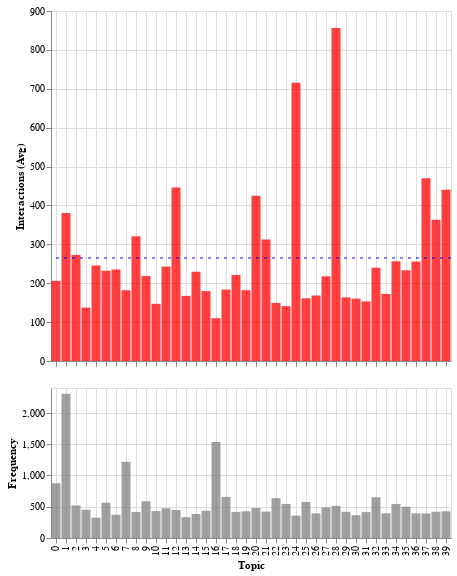

Source (notebook cell):
### Code cell
grouped.columns = ["count", "sum", "mean"]

freq_p = alt.Chart(grouped.reset_index()).mark_bar().encode(
    alt.X("topic:O", title="Topic", axis=alt.Axis(grid=True)),
    alt.Y("count:Q", title="Frequency"),
    color=alt.value("grey"),
    opacity=alt.value(0.75)
).properties(
    height=150
)

mean_p = alt.Chart(grouped.reset_index()).mark_bar().encode(
    alt.X("topic:O", title="", axis=alt.Axis(labels=False, grid=True)),
    alt.Y("mean:Q", title="Interactions (Avg)"),
    color=alt.value("red"),
    opacity=alt.value(0.75),
).properties(
    height=350
)

rule = alt.Chart(grouped).mark_rule(color="blue", strokeDash=[3,5]).encode(
    alt.Y("mean(mean):Q")
)

chart = alt.vconcat((mean_p + rule), freq_p)
#chart.save(os.path.join(figures_path, "topics", "interactions_per_topic.html"))
chart

### Figure 1 — Vega-Lite specification as saved in the notebook (floating-point values rounded to 4 significant figures)
{"$schema": "https://vega.github.io/schema/vega-lite/v3.4.0.json", "config": {"mark": {"tooltip": null}, "view": {"height": 300, "width": 400}}, "datasets": {"data-92b9d2014d1e8351504c42cdfec518e2": [{"count": 876, "mean": 206.1, "sum": 180549, "topic": 0}, {"count": 2310, "mean": 380.6, "sum": 879202, "topic": 1}, {"count": 521, "mean": 272.8, "sum": 142128, "topic": 2}, {"count": 452, "mean": 137.3, "sum": 62064, "topic": 3}, {"count": 325, "mean": 245.4, "sum": 79746, "topic": 4}, {"count": 564, "mean": 232.2, "sum": 130939, "topic": 5}, {"count": 372, "mean": 235.3, "sum": 87524, "topic": 6}, {"count": 1219, "mean": 181.9, "sum": 221796, "topic": 7}, {"count": 417, "mean": 320.9, "sum": 133800, "topic": 8}, {"count": 589, "mean": 218.5, "sum": 128693, "topic": 9}, {"count": 431, "mean": 147.1, "sum": 63386, "topic": 10}, {"count": 476, "mean": 242.8, "sum": 115553, "topic": 11}, {"count": 448, "mean": 445.9, "sum": 199774, "topic": 12}, {"count": 333, "mean": 167.4, "sum": 55743, "topic": 13}, {"count": 384, "mean": 229.4, "sum": 88074, "topic": 14}, {"count": 436, "mean": 179.6, "sum": 78303, "topic": 15}, {"count": 1536, "mean": 110.0, "sum": 169019, "topic": 16}, {"count": 659, "mean": 183.7, "sum": 121036, "topic": 17}, {"count": 417, "mean": 221.0, "sum": 92149, "topic": 18}, {"count": 427, "mean": 182.0, "sum": 77720, "topic": 19}, {"count": 480, "mean": 425.2, "sum": 204100, "topic": 20}, {"count": 422, "mean": 312.4, "sum": 131814, "topic": 21}, {"count": 638, "mean": 149.2, "sum": 95210, "topic": 22}, {"count": 545, "mean": 141.2, "sum": 76939, "topic": 23}, {"count": 358, "mean": 715.7, "sum": 256212, "topic": 24}, {"count": 577, "mean": 161.3, "sum": 93081, "topic": 25}, {"count": 394, "mean": 168.4, "sum": 66361, "topic": 26}, {"count": 490, "mean": 217.8, "sum": 106738, "topic": 27}, {"count": 514, "mean": 856.4, "sum": 440199, "topic": 28}, {"count": 419, "mean": 163.6, "sum": 68540, "topic": 29}, {"count": 364, "mean": 160.3, "sum": 58367, "topic": 30}, {"count": 414, "mean": 153.2, "sum": 63435, "topic": 31}, {"count": 652, "mean": 239.6, "sum": 156245, "topic": 32}, {"count": 395, "mean": 172.5, "sum": 68136, "topic": 33}, {"count": 545, "mean": 256.5, "sum": 139781, "topic": 34}, {"count": 500, "mean": 233.1, "sum": 116562, "topic": 35}, {"count": 394, "mean": 255.6, "sum": 100688, "topic": 36}, {"count": 393, "mean": 470.0, "sum": 184696, "topic": 37}, {"count": 420, "mean": 363.2, "sum": 152524, "topic": 38}, {"count": 428, "mean": 440.4, "sum": 188490, "topic": 39}], "data-edccec7420338b7e497f2de2f5dcc5dc": [{"count": 876, "mean": 206.1, "sum": 180549}, {"count": 2310, "mean": 380.6, "sum": 879202}, {"count": 521, "mean": 272.8, "sum": 142128}, {"count": 452, "mean": 137.3, "sum": 62064}, {"count": 325, "mean": 245.4, "sum": 79746}, {"count": 564, "mean": 232.2, "sum": 130939}, {"count": 372, "mean": 235.3, "sum": 87524}, {"count": 1219, "mean": 181.9, "sum": 221796}, {"count": 417, "mean": 320.9, "sum": 133800}, {"count": 589, "mean": 218.5, "sum": 128693}, {"count": 431, "mean": 147.1, "sum": 63386}, {"count": 476, "mean": 242.8, "sum": 115553}, {"count": 448, "mean": 445.9, "sum": 199774}, {"count": 333, "mean": 167.4, "sum": 55743}, {"count": 384, "mean": 229.4, "sum": 88074}, {"count": 436, "mean": 179.6, "sum": 78303}, {"count": 1536, "mean": 110.0, "sum": 169019}, {"count": 659, "mean": 183.7, "sum": 121036}, {"count": 417, "mean": 221.0, "sum": 92149}, {"count": 427, "mean": 182.0, "sum": 77720}, {"count": 480, "mean": 425.2, "sum": 204100}, {"count": 422, "mean": 312.4, "sum": 131814}, {"count": 638, "mean": 149.2, "sum": 95210}, {"count": 545, "mean": 141.2, "sum": 76939}, {"count": 358, "mean": 715.7, "sum": 256212}, {"count": 577, "mean": 161.3, "sum": 93081}, {"count": 394, "mean": 168.4, "sum": 66361}, {"count": 490, "mean": 217.8, "sum": 106738}, {"count": 514, "mean": 856.4, "sum": 440199}, {"count": 419, "mean": 163.6, "sum": 68540}, {"count": 364, "mean": 160.3, "sum": 58367}, {"count": 414, "mean": 153.2, "sum": 63435}, {"count": 652, "mean": 239.6, "sum": 156245}, {"count": 395, "mean": 172.5, "sum": 68136}, {"count": 545, "mean": 256.5, "sum": 139781}, {"count": 500, "mean": 233.1, "sum": 116562}, {"count": 394, "mean": 255.6, "sum": 100688}, {"count": 393, "mean": 470.0, "sum": 184696}, {"count": 420, "mean": 363.2, "sum": 152524}, {"count": 428, "mean": 440.4, "sum": 188490}]}, "vconcat": [{"layer": [{"data": {"name": "data-92b9d2014d1e8351504c42cdfec518e2"}, "encoding": {"color": {"value": "red"}, "opacity": {"value": 0.75}, "x": {"axis": {"grid": true, "labels": false}, "field": "topic", "title": "", "type": "ordinal"}, "y": {"field": "mean", "title": "Interactions (Avg)", "type": "quantitative"}}, "height": 350, "mark": "bar"}, {"data": {"name": "data-edccec7420338b7e497f2de2f5dcc5dc"}, "encoding": {"y": {"aggregate": "mean", "field": "mean", "type": "quantitative"}}, "mark": {"color": "blue", "strokeDash": [3, 5], "type": "rule"}}]}, {"data": {"name": "data-92b9d2014d1e8351504c42cdfec518e2"}, "encoding": {"color": {"value": "grey"}, "opacity": {"value": 0.75}, "x": {"axis": {"grid": true}, "field": "topic", "title": "Topic", "type": "ordinal"}, "y": {"field": "count", "title": "Frequency", "type": "quantitative"}}, "height": 150, "mark": "bar"}]}
